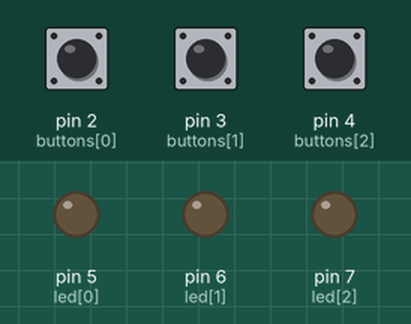
The sketch below on a simulated Arduino Uno, built with avr-gcc and run on an emulated ATmega328P. Shown: output pins drawn as LEDs (lit = HIGH). The inputs (shaded band) are chosen by the test bench; at power-on: pin 2 (buttons[0]) HIGH, pin 3 (buttons[1]) HIGH, pin 4 (buttons[2]) HIGH.

Above: at 1.2 s.
1.3 s: pin 2 (buttons[0]) pulled LOW for 0.15 s
At 1.37 s:
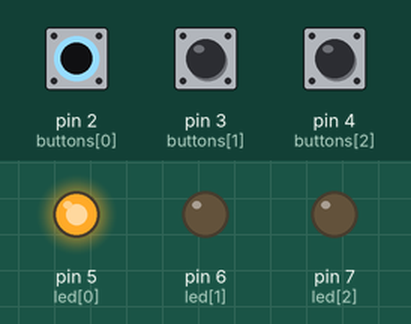
2.9 s: pin 3 (buttons[1]) pulled LOW for 0.15 s
At 2.97 s:
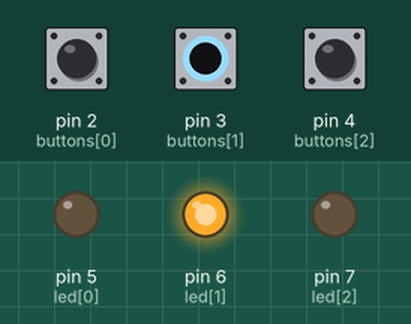
4.5 s: pin 4 (buttons[2]) pulled LOW for 0.15 s
At 4.57 s:
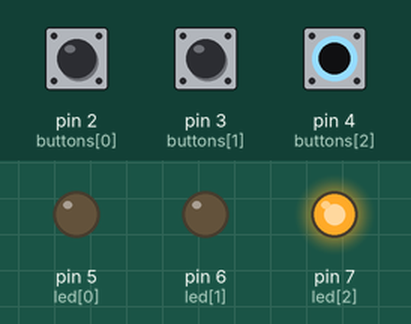
6.1 s: pin 4 (buttons[2]) pulled LOW for 3.2 s
At 10.3 s:
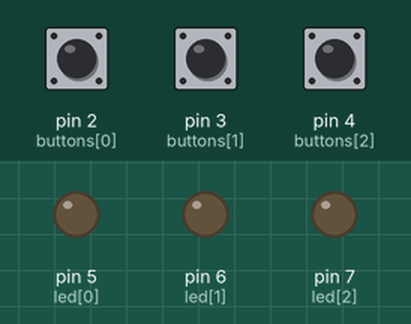
10.8 s: pin 2 (buttons[0]) pulled LOW for 3.2 s
At 11.5 s:
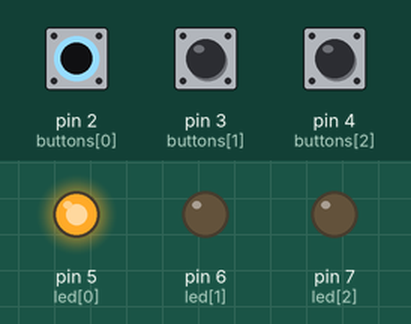
15.5 s: pin 2 (buttons[0]) driven LOW and pin 3 (buttons[1]) driven LOW
At 16.2 s:
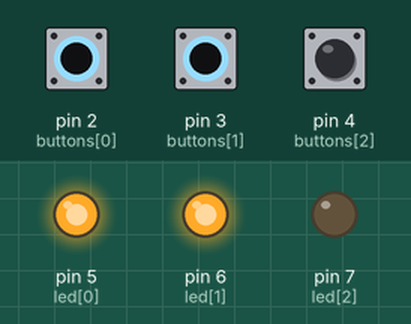
Timing chart, 0 to 18.0 s (numbered marks = the images above; inputs shaded):
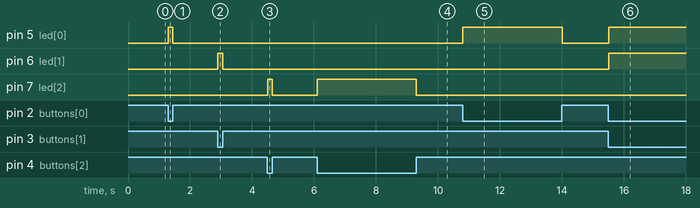

The sketch:

code.ino
```cpp
int led[3]={5, 6, 7};
int buttons[3] = {2, 3, 4};

void setup()
{
	for(int i=0; i<3; i++)
    {
    	pinMode(led[i], OUTPUT);
        pinMode(buttons[i], INPUT);

    }

    digitalWrite(2, HIGH);
    digitalWrite(3, HIGH);
    digitalWrite(4, HIGH);

}

void loop()
{  if(digitalRead(4)==LOW)
      digitalWrite(7, HIGH);
 	else
      digitalWrite(7, LOW);

 if(digitalRead(3)==LOW)
      digitalWrite(6, HIGH);
 	else
      digitalWrite(6, LOW);

 if(digitalRead(2)==LOW)
      digitalWrite(5, HIGH);
 	else
      digitalWrite(5, LOW);

}
```

Measured:
- after the input at 1.3 s, pin 5 (led[0]): LOW → HIGH at once, → LOW 0.15 s later
- after the input at 2.9 s, pin 6 (led[1]): LOW → HIGH at once, → LOW 0.15 s later
- after the input at 4.5 s, pin 7 (led[2]): LOW → HIGH at once, → LOW 0.15 s later
- after the input at 6.1 s, pin 7 (led[2]): LOW → HIGH at once, → LOW 3.2 s later
- after the input at 10.8 s, pin 5 (led[0]): LOW → HIGH at once, → LOW 3.2 s later
- after the input at 15.5 s, pin 5 (led[0]), pin 6 (led[1]): LOW → HIGH at once
